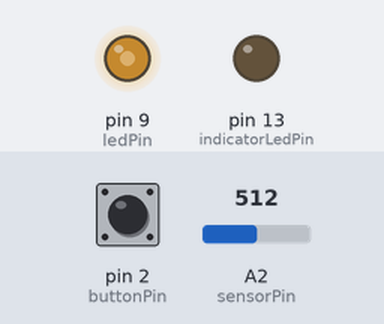
Bench run of a sketch on a simulated Arduino Uno, built with avr-gcc and run on an emulated ATmega328P. Shown: output pins drawn as LEDs (lit = HIGH). The test bench sets the inputs (shaded band); at power-on: A2 (sensorPin) = 512, pin 2 (buttonPin) LOW.

Above: at 1.2 s.
1.3 s: A2 (sensorPin) set to 306
At 1.7 s:
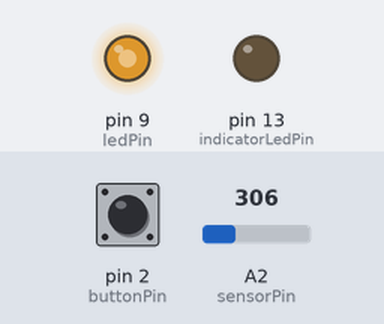
2.8 s: pin 2 (buttonPin) pulled HIGH for 0.15 s
At 3.5 s:
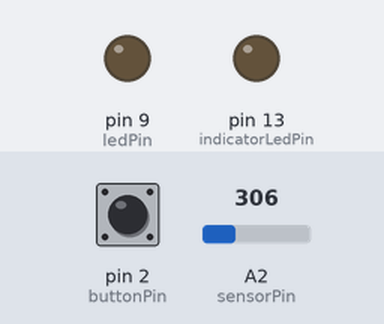
4.4 s: A2 (sensorPin) set to 291
At 5.2 s:
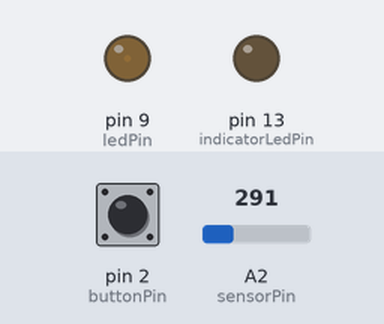
5.9 s: pin 2 (buttonPin) pulled HIGH for 1 s
At 6.4 s:
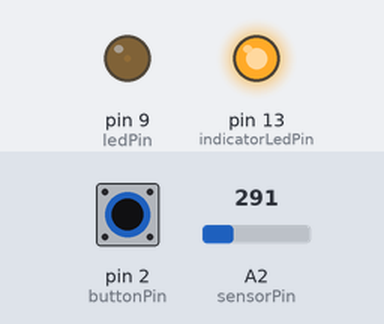
8.4 s: pin 2 (buttonPin) pulled HIGH for 0.15 s
At 9.0 s:
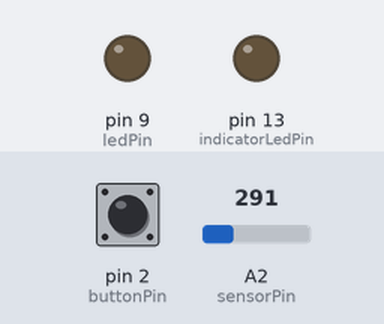
10.0 s: A2 (sensorPin) set to 511
At 10.7 s:
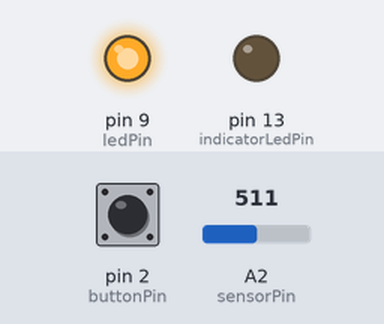
Timing chart, 0 to 12.5 s (numbered marks = the images above; inputs shaded):
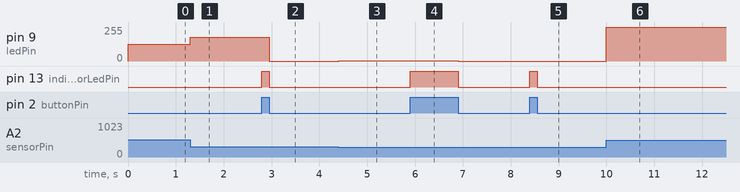

Measured:
- after the input at 1.3 s, pin 9 (ledPin): 127/255 → 178/255 at once
- after the input at 2.8 s, pin 9 (ledPin): 178/255 → 0/255 after 0.15 s; pin 13 (indicatorLedPin): LOW → HIGH at once, → LOW 0.15 s later
- after the input at 4.4 s, pin 9 (ledPin): 0/255 → 1/255 at once
- after the input at 5.9 s, pin 9 (ledPin): 1/255 → 0/255 after 1.0 s; pin 13 (indicatorLedPin): LOW → HIGH at once, → LOW 1.0 s later
- after the input at 8.4 s, pin 13 (indicatorLedPin): LOW → HIGH at once, → LOW 0.15 s later
- after the input at 10.0 s, pin 9 (ledPin): 0/255 → 255/255 at once

The sketch:

WhileStatementConditional.ino
```cpp
/*
 This example demonstrates the use of  while() statements.

 While pushbutton is pressed, the sketch runs calibration routine. The sensor readings
 during while loop defines minimum and maximum of expected values from photo resistor.

 NOTE: This is variation on the calibrate example.

 The circuit connections are as follows:
 * Photo resistor connected from +5V to analog in pin 0
 * 10K resistor connected from ground to analog in pin 0
 * LED connected from digital pin 9 to ground through 220 ohm resistor
 * Pushbutton attached from pin 2 to +5V
 * 10K resistor attached from pin 2 to ground

*/

// These constants won't change:
const int sensorPin = A2;       // Pin through which the sensor is attached
const int ledPin = 9;           // Pin through which the LED is attached
const int indicatorLedPin = 13; // Pin through which the built-in LED is attached
const int buttonPin = 2;        // Pin through which the button is attached


// These variables will change
int sensorMin = 1023;  // minimum sensor value
int sensorMax = 0;     // maximum sensor value
int sensorValue = 0;   // the sensor value


void setup() {
  // Set LED pins as outputs and the switch pin as input
  pinMode(indicatorLedPin, OUTPUT);
  pinMode(ledPin, OUTPUT);
  pinMode(buttonPin, INPUT);
}

void loop() {
  // While button is pressed, take calibration readings
  while (digitalRead(buttonPin) == HIGH) {
    calibrate();
  }

  // Signal the end of the calibration period
  digitalWrite(indicatorLedPin, LOW);

  // Read the sensor values
  sensorValue = analogRead(sensorPin);

  // Apply the calibration to the sensor reading
  sensorValue = map(sensorValue, sensorMin, sensorMax, 0, 255);

  // In case sensor value is outside the range seen during calibration, calibrate it
  sensorValue = constrain(sensorValue, 0, 255);

  // Fade the LED using the calibrated value
  analogWrite(ledPin, sensorValue);
}

void calibrate() {
  // Turn on the indicator LED to indicate that calibration is happening
  digitalWrite(indicatorLedPin, HIGH);

  // Read the sensor values
  sensorValue = analogRead(sensorPin);

  // Record the maximum sensor value
  if (sensorValue > sensorMax) {
    sensorMax = sensorValue;
  }

  // Record the minimum sensor value
  if (sensorValue < sensorMin) {
    sensorMin = sensorValue;
  }
}
```
